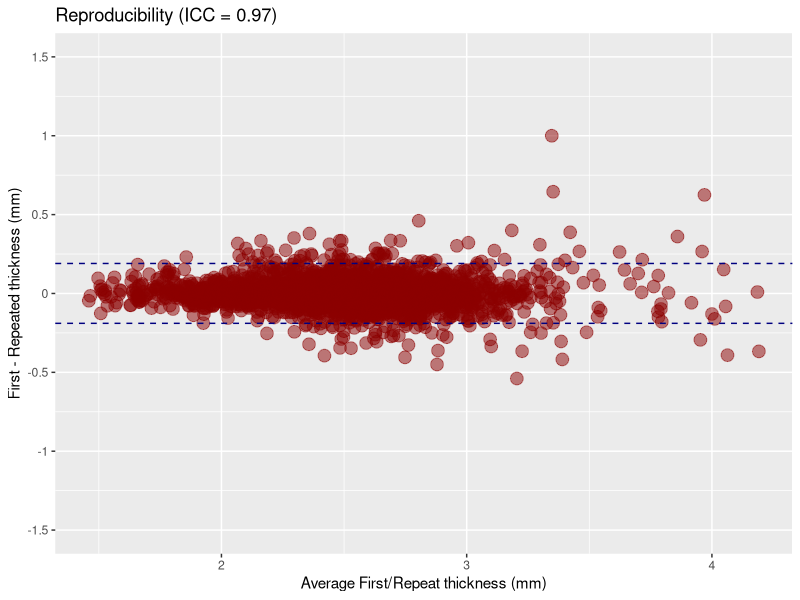

R code for this plot:
library( psych )
library( ggplot2 )

kirby <- read.csv( "labelresultsPairwiseFreeSurferK.csv" )
oasis <- read.csv( "labelresultsPairwiseFreeSurferO.csv" )

#
# The repeat scan is listed at every other row, i.e.
#
#    subject 1, scan 1, ...
#    subject 1, scan 2, ...
#    subject 2, scan 1, ...
#    subject 2, scan 2, ...
#

subjectID <- paste0( "S", c( 1:( 0.5 * ( nrow( kirby ) + nrow( oasis ) ) ) ) )
subjectID <- rbind( subjectID, subjectID )

repeatabilityDataFrame <- data.frame( rbind( kirby, oasis ) )

corticalLabels <- tail( colnames( repeatabilityDataFrame ), n = 62 )
numberOfLabels <- length( corticalLabels )
beginIndex <- length( colnames( repeatabilityDataFrame ) ) - 62 + 1
endIndex <- length( colnames( repeatabilityDataFrame ) )
indices <- beginIndex:endIndex

scanOrder <- rep( c( "First", "Repeat" ), 0.5 * ( nrow( kirby ) + nrow( oasis ) ) )

repeatabilityDataFrame$ID <- as.factor( subjectID )
repeatabilityDataFrame$ScanOrder <- as.factor( scanOrder )
repeatabilityDataFrame$SEX <- as.factor( repeatabilityDataFrame$SEX )
repeatabilityDataFrame$SITE <- as.factor( repeatabilityDataFrame$SITE )

iccData <- data.frame( First = as.vector( data.matrix( repeatabilityDataFrame[which( repeatabilityDataFrame$ScanOrder == "First" ), indices] ) ),
                       Repeat = as.vector( data.matrix( repeatabilityDataFrame[which( repeatabilityDataFrame$ScanOrder == "Repeat" ), indices] ) ) )

iccResults <- ICC( iccData )

# > ICC( iccData)
# Call: ICC(x = iccData)
#
# Intraclass correlation coefficients
#                          type  ICC  F  df1  df2 p lower bound upper bound
# Single_raters_absolute   ICC1 0.95 40 1279 1280 0        0.95        0.96
# Single_random_raters     ICC2 0.95 41 1279 1279 0        0.94        0.96
# Single_fixed_raters      ICC3 0.95 41 1279 1279 0        0.95        0.96
# Average_raters_absolute ICC1k 0.98 40 1279 1280 0        0.97        0.98
# Average_random_raters   ICC2k 0.98 41 1279 1279 0        0.97        0.98
# Average_fixed_raters    ICC3k 0.98 41 1279 1279 0        0.97        0.98
#
#  Number of subjects = 1280     Number of Judges =  2
#
# > iccResults$summary
#               Df Sum Sq Mean Sq F value   Pr(>F)
# subs        1279 1534.0  1.1994   41.45  < 2e-16 ***
# ind            1    1.2  1.2388   42.81 8.71e-11 ***
# Residuals   1279   37.0  0.0289

iccData$Difference <- iccData$First - iccData$Repeat
iccData$Average <- 0.5 * ( iccData$First + iccData$Repeat )

upperLineIntercept <- mean( iccData$Difference ) + 1.96 * sd( iccData$Difference )
lowerLineIntercept <- mean( iccData$Difference ) - 1.96 * sd( iccData$Difference )

repeatabilityPlot <- ggplot( iccData, aes( x = Average, y = Difference ) ) +
                geom_point( colour = "darkred", size = 4, alpha = 0.5 ) +
                geom_hline( aes( yintercept = upperLineIntercept ), colour = "navyblue", linetype = "dashed" ) +
                geom_hline( aes( yintercept = lowerLineIntercept ), colour = "navyblue", linetype = "dashed" ) +
                scale_x_continuous( "Average First/Repeat thickness (mm)" ) +
                scale_y_continuous( "First - Repeated thickness (mm)", breaks = seq( -1.5, 1.5, by = 0.5 ), labels = seq( -1.5, 1.5, by = 0.5 ), limits = c( -1.5, 1.5 ) ) +
                ggtitle( paste0( "Reproducibility (ICC = ", round( iccResults$results[2,2], digits = 2 ), ")" ) )
ggsave( filename = paste( "repeatabilityFreeSurferBA.pdf", sep = "" ), plot = repeatabilityPlot, width = 8, height = 6, units = 'in' )

################################

repeatabilityError <- 100 * abs( repeatabilityDataFrame[which( repeatabilityDataFrame$ScanOrder == "First" ), indices] -
  repeatabilityDataFrame[which( repeatabilityDataFrame$ScanOrder == "Repeat" ), indices] ) /
  ( 0.5 * (  repeatabilityDataFrame[which( repeatabilityDataFrame$ScanOrder == "First" ), indices] +
    repeatabilityDataFrame[which( repeatabilityDataFrame$ScanOrder == "Repeat" ), indices] ) )
repeatabilityError2 <- abs( repeatabilityDataFrame[which( repeatabilityDataFrame$ScanOrder == "First" ), indices] -
  repeatabilityDataFrame[which( repeatabilityDataFrame$ScanOrder == "Repeat" ), indices] )

errorMeans <- c()
errorStds <- c()
errorMeans2 <- c()
errorStds2 <- c()

for( i in 1:numberOfLabels )
  {
  errorMeans[i] <- mean( repeatabilityError[,i] )
  errorStds[i] <- sd( repeatabilityError[,i] )
  errorMeans2[i] <- mean( repeatabilityError2[,i] )
  errorStds2[i] <- sd( repeatabilityError2[,i] )
  }

for( i in 1:( 0.5 * numberOfLabels ) )
  {
  cat( corticalLabels[2 * i - 1], " & $",
    round( errorMeans2[2 * i - 1], digits = 2 ), " \\pm ", round( errorStds2[2 * i - 1], digits = 2 ), "$ & $",
    round( errorMeans2[2 * i], digits = 2 ), " \\pm ", round( errorStds2[2 * i], digits = 2 ), "$ & $",
    round( errorMeans[2 * i - 1], digits = 2 ), " \\pm ", round( errorStds[2 * i - 1], digits = 2 ), "$ & $",
    round( errorMeans[2 * i], digits = 2 ), " \\pm ", round( errorStds[2 * i], digits = 2 ), "$\\\\\n",
    sep = '' );
  }

###################################

# Test:  thickness_difference ~ 1 + SITE + SEX + AGE + VOLUME

repDataFrame <- data.frame()
for( i in seq( 1, nrow( repeatabilityDataFrame ), by = 2 ) )
  {
  if( i == 1 )
    {
    repDataFrame <- repeatabilityDataFrame[i,1:endIndex]
    repDataFrame[1,indices] <- repeatabilityDataFrame[i,indices] - repeatabilityDataFrame[i+1,indices]
    }
  else
    {
    tmp <- repeatabilityDataFrame[i,1:endIndex]
    tmp[1,indices] <- repeatabilityDataFrame[i,indices] - repeatabilityDataFrame[i+1,indices]
    repDataFrame <- rbind( repDataFrame, tmp )
    }
  }
repDataFrame$AVERAGE_DIFF <- rowMeans( repDataFrame[,indices] )

summary( lm( AVERAGE_DIFF ~ 1 + SITE + SEX + AGE + VOLUME, data = repDataFrame ) )

for( i in numberOfLabels )
  {
  myformula <- as.formula( paste0( corticalLabels[i], "~ 1 + SITE + SEX + AGE + VOLUME" ) )
  cat( paste0( corticalLabels[i], " ~ 1 + SITE + SEX + AGE + VOLUME" ), "\n" )
  mysummary <- summary( lm( myformula, data = repDataFrame ) )
  print( mysummary$coefficients )
  cat( "------------------------------------------\n" )
  }

qvalues <- c()
meanDifferences <- c()
for( i in indices )
  {
  myTest <- t.test( repeatabilityDataFrame[which( repeatabilityDataFrame$ScanOrder == "First" ), i],
                    repeatabilityDataFrame[which( repeatabilityDataFrame$ScanOrder == "Repeat" ), i],
                    paired = TRUE, conf.int = TRUE )
  qvalues[i-5] <- myTest$p.value
  meanDifferences[i-5] <- myTest$estimate
  }
qvalues <- p.adjust( qvalues, method = "fdr" )

for( i in 1:32 )
  {
  cat( corticalLabels[i], ": mean of the differences = ", meanDifferences[i],
       " (q-value = ", qvalues[i], ")\n", sep = '' )
  }
